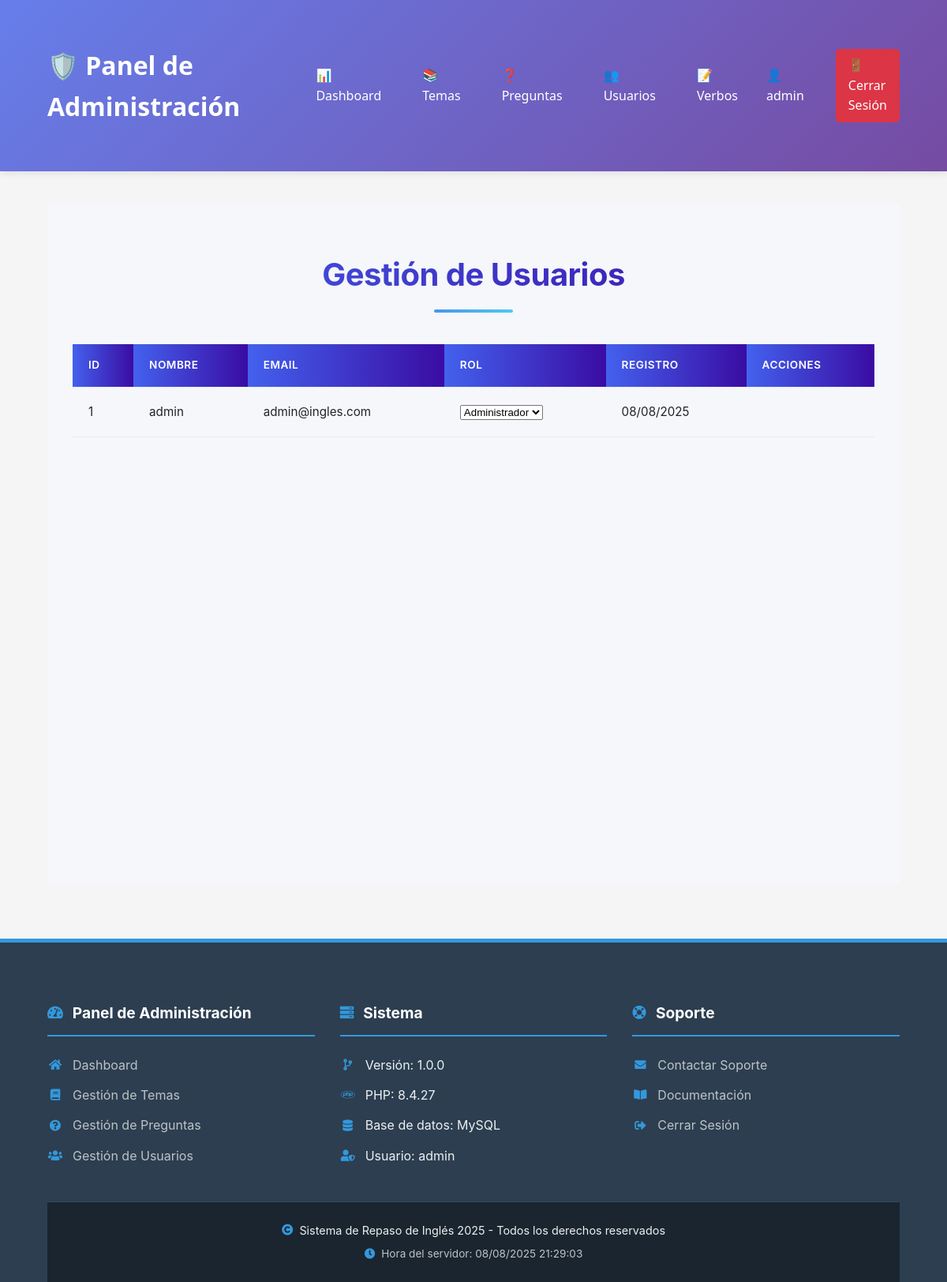
The page /admin/users.php (signed in) on the database its author committed.
### tables this page shows
CREATE TABLE users (
    user_id INT AUTO_INCREMENT PRIMARY KEY,
    username VARCHAR(50) NOT NULL UNIQUE,
    email VARCHAR(100) NOT NULL UNIQUE,
    password_hash VARCHAR(255) NOT NULL,
    role ENUM('student', 'teacher', 'admin') DEFAULT 'student',
    created_at TIMESTAMP DEFAULT CURRENT_TIMESTAMP,
    updated_at TIMESTAMP DEFAULT CURRENT_TIMESTAMP ON UPDATE CURRENT_TIMESTAMP
);

### admin/users.php (the view, shortened to what this page needs)
<?php
require_once __DIR__ . '/../includes/auth.php';
$stmt = $pdo->query("SELECT * FROM users ORDER BY created_at DESC");
$users = $stmt->fetchAll(PDO::FETCH_ASSOC);
require_once __DIR__ . '/../includes/admin_header.php';
?>
<div class="admin-container">
    <h1>Gestión de Usuarios</h1>
    <div class="admin-list">
        <table>
            <thead>
                <tr>
                    <th>ID</th>
                    <th>Nombre</th>
                    <th>Email</th>
                    <th>Rol</th>
                    <th>Registro</th>
                    <th>Acciones</th>
                </tr>
            </thead>
            <tbody>
                <?php foreach ($users as $user): ?>
                <tr>
                    <td><?= $user['user_id'] ?></td>
                    <td><?= htmlspecialchars($user['username']) ?></td>
                    <td><?= htmlspecialchars($user['email']) ?></td>
                    <td>
                        <form method="POST" style="display:inline;">
                            <select name="role" onchange="this.form.submit()">
                                <option value="admin" <?= $user['role'] === 'admin' ? 'selected' : '' ?>>Administrador</option>
                            </select>
                        </form>
                    </td>
                    <td><?= date('d/m/Y', strtotime($user['created_at'])) ?></td>
                    <td class="actions">
                    </td>
                </tr>
                <?php endforeach; ?>
            </tbody>
        </table>
    </div>
</div>
<?php require_once __DIR__ . '/../includes/admin_footer.php'; ?>

### assets/css/style.css (style rules this page uses)
body { font-family: 'Segoe UI', Tahoma, Geneva, Verdana, sans-serif; line-height: 1.6; margin: 0; padding: 0; color: #333; background-color: #f5f5f5; }
.actions { display: flex; justify-content: center; gap: 15px; margin-top: 30px; }

### assets/css/admin.css (style rules this page uses)
:root { --primary-color: #4361ee; --primary-light: #4895ef; --secondary-color: #3a0ca3; --secondary-light: #4cc9f0; --success-color: #4ade80; --warning-color: #fbbf24; --danger-color: #f87171; --light-color: #f8f9fa; --dark-color: #212529; --gray-color: #6c757d; --shadow-sm: 0 1px 3px rgba(0, 0, 0, 0.12); --shadow-md: 0 4px 6px rgba(0, 0, 0, 0.1); --shadow-lg: 0 10px 15px rgba(0, 0, 0, 0.1); --transition: all 0.3s cubic-bezier(0.25, 0.8, 0.25, 1); }
.admin-container { max-width: 1400px; margin: 0 auto; padding: 2rem; font-family: 'Inter', -apple-system, BlinkMacSystemFont, 'Segoe UI', Roboto, Oxygen, Ubuntu, Cantarell, sans-serif; color: var(--dark-color); background-color: #f5f7fa; min-height: 100vh; }
.admin-container h1 { color: var(--secondary-color); text-align: center; margin-bottom: 2.5rem; font-size: 2.5rem; font-weight: 700; letter-spacing: -0.5px; background: linear-gradient(to right, var(--primary-color), var(--secondary-color)); -webkit-background-clip: text; background-clip: text; color: transparent; position: relative; padding-bottom: 1rem; }
.admin-container h1::after { content: ''; position: absolute; bottom: 0; left: 50%; transform: translateX(-50%); width: 100px; height: 4px; background: linear-gradient(to right, var(--primary-light), var(--secondary-light)); border-radius: 2px; }
table { width: 100%; border-collapse: collapse; margin-top: 1.5rem; font-size: 0.95rem; }
th, td { padding: 1rem 1.25rem; text-align: left; border-bottom: 1px solid #e9ecef; }
th { background: linear-gradient(to right, var(--primary-color), var(--secondary-color)); color: white; font-weight: 600; text-transform: uppercase; font-size: 0.85rem; letter-spacing: 0.5px; }
.actions { white-space: nowrap; }

### includes/admin_footer.php (style rules this page uses)
:root { --footer-bg: #2c3e50; --footer-text: #ecf0f1; --footer-link: #bdc3c7; --footer-link-hover: #3498db; --footer-border: #34495e; --footer-accent: #3498db; --footer-bottom-bg: #1a252f; }

### rows shown on the page
users: user_id "1", username "admin", email "admin@ingles.com", role "Administrador", created_at "08/08/2025"

### other values the page prints
$_SESSION['username'] "admin"
phpversion() "8.4.27"
